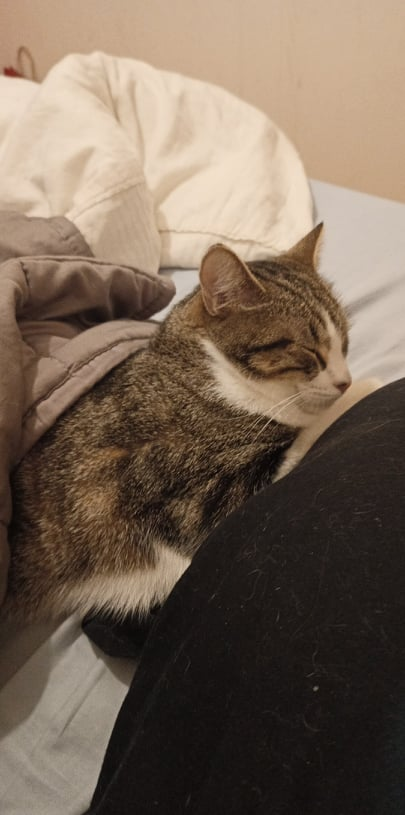
#> input picture cat.jpg, 405 x 815 px
$ python -i lib.py   (imports and definitions only)
#> lines starting #> are read from the running program, lines starting #| are printed output that depends on the picture
"""02504 Computer vision courses."""

import cv2
import numpy as np
import matplotlib.pyplot as plt
import scipy.ndimage


# [461 lines left out: functions PI, homogeneous, box3d, get_distorted, projectpoints, undistortImage and 17 more, not called in this run]


# week 5


# week 6
def gaussian1DKernels(sigma):
    """Return the 1D gaussian kernel and its derivative.

    Parameters
    ----------
    sigma: float
        variance

    Return
    ------
    g, gx: numpy arrays
        gaussian kernel and its derivative
    """
    if sigma == 0:
        return np.ones(1), np.array([1, -1])

    h = np.ceil(5 * np.ceil(sigma))
    x = np.arange(-h, h + 1)

    g = np.exp(- x ** 2 / (2 * sigma ** 2))
    g /= g.sum()

    gx = - x / sigma ** 2 * g

    return g, gx


def gaussianSmoothing(im, sigma):
    """Return the gaussian smoothed image and gaussian smoothed derivatives.

    Parameters
    ----------
    im: numpy array
        image
    sigma: float
        variance of the gaussian kernel

    Returns
    -------
    I: numpy array
        Gaussian smoothed image of im
    Ix, Iy: numpy arrays
        Smoothed derivatives of the image
    """
    g, gx = gaussian1DKernels(sigma)
    I = applyTwoFilters(im, g.reshape(1, -1), g.reshape(-1, 1))
    Ix = applyTwoFilters(im, gx.reshape(1, -1), g.reshape(-1, 1))
    Iy = applyTwoFilters(im, g.reshape(1, -1), gx.reshape(-1, 1))
    return I, Ix, Iy


def applyTwoFilters(I, g, h):
    I = cv2.filter2D(I, -1,  g)
    return cv2.filter2D(I, -1,  h)


def smoothedHessian(im, sigma, epsilon):
    """
    Return the hessian of the images.

    Parameters
    ----------
    sigma, epsilon: int
        width of the gaussian kernels

    Return
    ------
    C: float
        smoothed hessian
    """
    _, Ix, Iy = gaussianSmoothing(im, sigma)
    g_epsilon, _ = gaussian1DKernel(sigma)

    a = cv2.filter2D(Ix ** 2, -1,  g_epsilon)
    b = cv2.filter2D(Iy ** 2, -1,  g_epsilon)
    c = cv2.filter2D(Ix * Iy, -1,  g_epsilon)
    return np.array([
        [a, c],
        [c, b],
    ])


def harrisMeasure(im, sigma, epsilon, k):
    """Return the harris measure."""
    C = smoothedHessian(im, sigma, epsilon)
    a, b, c = C[0, 0], C[1, 1], C[0, 1]
    return a * b - c ** 2 - k * (a + b) ** 2


def cornerDetector(im, sigma=1, epsilon=1, k=0.06, tau=5):
    """Return corners coordinates in the image."""
    r = harrisMeasure(im, sigma, epsilon, k)
    local_max = np.zeros(im.shape, dtype=bool)
    local_max[1:-1, 1:-1] = (
          (r[1:-1, 1:-1] > r[1:-1, 2:  ])
        & (r[1:-1, 1:-1] > r[1:-1,  :-2])
        & (r[1:-1, 1:-1] > r[2:  , 1:-1])
        & (r[1:-1, 1:-1] > r[ :-2, 1:-1])
    )
    r[~local_max] = 0
    return np.argwhere(r > tau)

>>> import cv2
>>> picture = cv2.imread('cat.jpg')
#> picture is the input picture: shape (815, 405, 3); mean B, G, R 86.7, 102.1, 119.2
>>> result = cornerDetector(picture)
#> in applyTwoFilters (call 2), `I = cv2.filter2D(I, -1,  g)`:
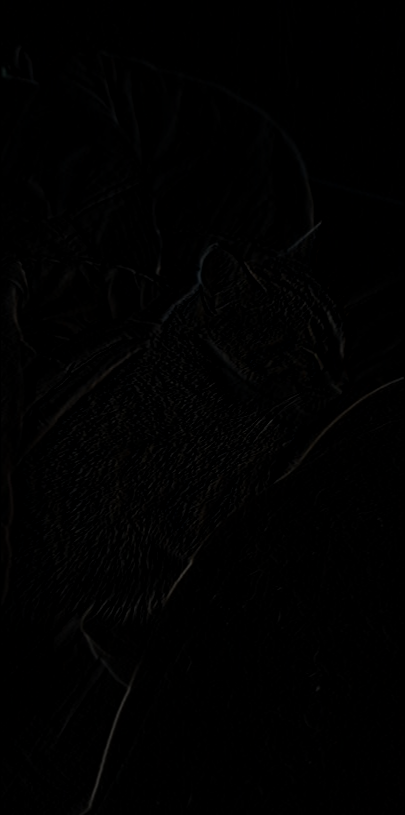
#> I: shape (815, 405, 3); mean of channels 0, 1, 2 1.1, 1.1, 1.1; drawn as B, G, R
#> (the run stopped early here; a loop or call above may not have finished)
